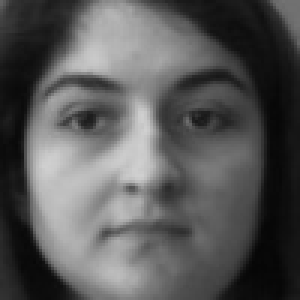
#> input picture FaceDetaction/Faces/user-2.10.jpg, 100 x 100 px (shown 3 times larger); its folder holds 3 pictures in this run
$ python Train.py
#> lines starting #> are read from the running program, lines starting #| are printed output that depends on the picture; after the words box and inside, x2 and y2 are one past the last pixel; in counts of white or black regions, pixels touching at a corner belong together
import os
import numpy as np
import cv2 as cv
from sklearn.neural_network import MLPClassifier

clf = MLPClassifier(solver='lbfgs', alpha=1e-5,
                    hidden_layer_sizes=(150, 100, 50, 25), random_state=1)


def get_faces(root, file_types):
#> called with root = 'Faces'
  photos = []
  for cwd, folders, files in os.walk(root):
    for file in files:
      if(file.split('.')[-1] in file_types):
        photos.append(cwd + '/' + file)
  return photos


photos = get_faces('Faces', ['jpg'])

FaceList = []
IDs = []
for photo in photos:
  img = cv.imread(photo, 0)
#> img is the input picture: shape (100, 100); min 6, max 208, mean 88.1
  img = cv.adaptiveThreshold(
      img, 255, cv.ADAPTIVE_THRESH_GAUSSIAN_C, cv.THRESH_BINARY, 115, 1)
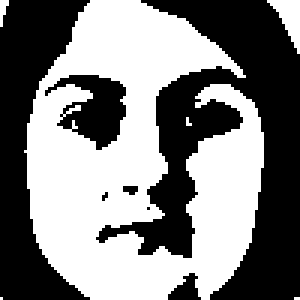
#> img: shape (100, 100) (shown 3 times larger); 50.8% white; 7 black regions (3 under 20 px), largest, box (x1, y1, x2, y2) and area: (32, 0, 100, 100) 2971, (0, 0, 30, 100) 1513, (15, 25, 42, 50) 362, (56, 91, 67, 100) 58
  img = np.asarray(img)
  FaceList.append(img)
  ID = int(photo.split('.')[1])
  IDs.append(ID)
#> pass 2 of the loop `for photo in photos:`:
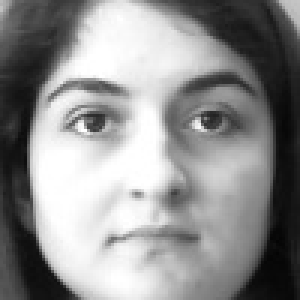
#> input picture FaceDetaction/Faces/user-2.0.jpg, 100 x 100 px (shown 3 times larger)
#> img is the input picture: shape (100, 100); min 4, max 255, mean 143.3
#> `img = cv.adaptiveThreshold( img, 255, cv.ADAPTIVE_THRESH_GAUSSIAN_C, c..`:
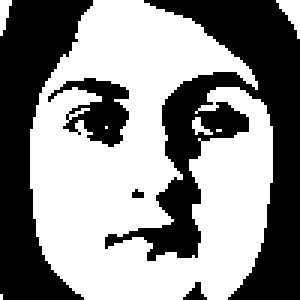
#> img: shape (100, 100) (shown 3 times larger); 55.2% white; 5 black regions (1 under 20 px), largest, box (x1, y1, x2, y2) and area: (35, 0, 100, 100) 2557, (0, 0, 31, 100) 1586, (16, 26, 43, 49) 304, (61, 94, 69, 100) 25
#> pass 3 of the loop `for photo in photos:`:
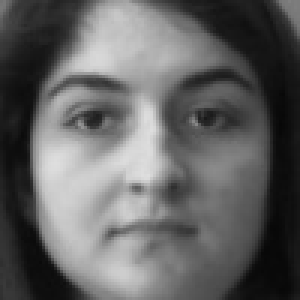
#> input picture FaceDetaction/Faces/user-2.1.jpg, 100 x 100 px (shown 3 times larger)
#> img is the input picture: shape (100, 100); min 7, max 222, mean 98.7
#> `img = cv.adaptiveThreshold( img, 255, cv.ADAPTIVE_THRESH_GAUSSIAN_C, c..`:
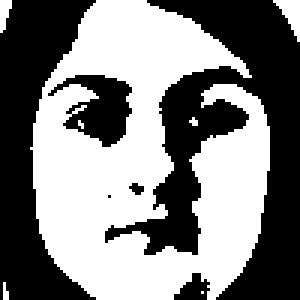
#> img: shape (100, 100) (shown 3 times larger); 51.1% white; 6 black regions (2 under 20 px), largest, box (x1, y1, x2, y2) and area: (35, 0, 100, 100) 2769, (0, 0, 32, 100) 1682, (16, 25, 44, 49) 358, (58, 91, 70, 100) 66

IDs = np.asarray(IDs)
FaceList = np.asarray(FaceList)

n, w, h = FaceList.shape
#> n = 3; w = 100; h = 100
FaceList = FaceList.reshape(n, (w * h))

print('Training Start...!')
clf.fit(FaceList, IDs)
print('Done...!')

import pickle
with open('Classifier/clf.pkl', 'wb') as f:
  pickle.dump(clf, f)
